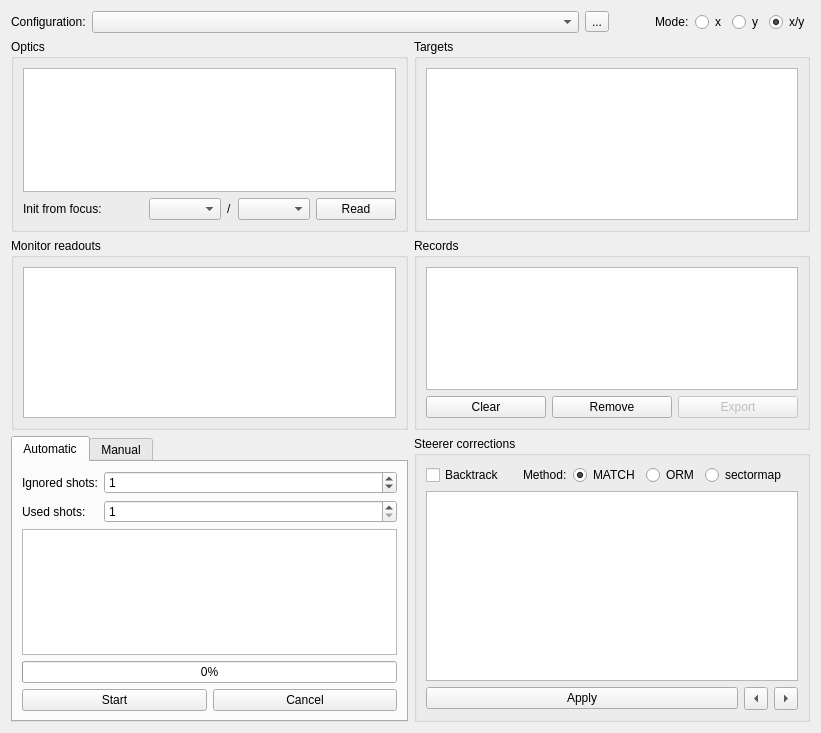
<?xml version="1.0" encoding="UTF-8"?>
<ui version="4.0">
 <class>OpticVariationWidget</class>
 <widget class="QWidget" name="OpticVariationWidget">
  <property name="geometry">
   <rect>
    <x>0</x>
    <y>0</y>
    <width>821</width>
    <height>733</height>
   </rect>
  </property>
  <property name="windowTitle">
   <string>Optic variation method (orbit flattening)</string>
  </property>
  <layout class="QGridLayout" columnstretch="1,1">
   <item row="0" column="0" colspan="2">
    <layout class="QHBoxLayout" name="_2" stretch="0,1,0,0,0,0,0,0">
     <item>
      <widget class="QLabel">
       <property name="text">
        <string>Configuration:</string>
       </property>
      </widget>
     </item>
     <item>
      <widget class="QComboBox" name="configComboBox">
       <property name="sizePolicy">
        <sizepolicy hsizetype="Expanding" vsizetype="Fixed">
         <horstretch>1</horstretch>
         <verstretch>0</verstretch>
        </sizepolicy>
       </property>
      </widget>
     </item>
     <item>
      <widget class="QToolButton" name="editConfigButton">
       <property name="text">
        <string>...</string>
       </property>
      </widget>
     </item>
     <item>
      <spacer>
       <property name="orientation">
        <enum>Qt::Horizontal</enum>
       </property>
       <property name="sizeHint" stdset="0">
        <size>
         <width>40</width>
         <height>20</height>
        </size>
       </property>
      </spacer>
     </item>
     <item>
      <widget class="QLabel">
       <property name="text">
        <string>Mode:</string>
       </property>
      </widget>
     </item>
     <item>
      <widget class="QRadioButton" name="modeXButton">
       <property name="text">
        <string>x</string>
       </property>
       <attribute name="buttonGroup">
        <string notr="true">buttongroup_xy</string>
       </attribute>
      </widget>
     </item>
     <item>
      <widget class="QRadioButton" name="modeYButton">
       <property name="text">
        <string>y</string>
       </property>
       <attribute name="buttonGroup">
        <string notr="true">buttongroup_xy</string>
       </attribute>
      </widget>
     </item>
     <item>
      <widget class="QRadioButton" name="modeXYButton">
       <property name="text">
        <string>x/y</string>
       </property>
       <property name="checked">
        <bool>true</bool>
       </property>
       <attribute name="buttonGroup">
        <string notr="true">buttongroup_xy</string>
       </attribute>
      </widget>
     </item>
    </layout>
   </item>
   <item row="6" column="1">
    <widget class="QGroupBox">
     <property name="title">
      <string>Steerer corrections</string>
     </property>
     <layout class="QVBoxLayout" name="gridLayout_2">
      <item>
       <layout class="QHBoxLayout">
        <item>
         <widget class="QCheckBox" name="backtrackCheckBox">
          <property name="text">
           <string>Backtrack</string>
          </property>
         </widget>
        </item>
        <item>
         <spacer name="horizontalSpacer_2">
          <property name="orientation">
           <enum>Qt::Horizontal</enum>
          </property>
          <property name="sizeHint" stdset="0">
           <size>
            <width>40</width>
            <height>20</height>
           </size>
          </property>
         </spacer>
        </item>
        <item>
         <widget class="QLabel">
          <property name="text">
           <string>Method:</string>
          </property>
         </widget>
        </item>
        <item>
         <widget class="QRadioButton" name="methodMatchButton">
          <property name="text">
           <string>MATCH</string>
          </property>
          <property name="checked">
           <bool>true</bool>
          </property>
          <attribute name="buttonGroup">
           <string notr="true">buttongroup_method</string>
          </attribute>
         </widget>
        </item>
        <item>
         <widget class="QRadioButton" name="methodORMButton">
          <property name="text">
           <string>ORM</string>
          </property>
          <attribute name="buttonGroup">
           <string notr="true">buttongroup_method</string>
          </attribute>
         </widget>
        </item>
        <item>
         <widget class="QRadioButton" name="methodSectormapButton">
          <property name="text">
           <string>sectormap</string>
          </property>
          <attribute name="buttonGroup">
           <string notr="true">buttongroup_method</string>
          </attribute>
         </widget>
        </item>
        <item>
         <spacer>
          <property name="orientation">
           <enum>Qt::Horizontal</enum>
          </property>
          <property name="sizeHint" stdset="0">
           <size>
            <width>40</width>
            <height>20</height>
           </size>
          </property>
         </spacer>
        </item>
       </layout>
      </item>
      <item>
       <widget class="TableView" name="resultsTable">
        <property name="focusPolicy">
         <enum>Qt::ClickFocus</enum>
        </property>
       </widget>
      </item>
      <item>
       <layout class="QHBoxLayout" name="horizontalLayout_3">
        <item>
         <widget class="QPushButton" name="applyButton">
          <property name="text">
           <string>Apply</string>
          </property>
         </widget>
        </item>
        <item>
         <widget class="QToolButton" name="prevButton">
          <property name="text">
           <string>...</string>
          </property>
          <property name="arrowType">
           <enum>Qt::LeftArrow</enum>
          </property>
         </widget>
        </item>
        <item>
         <widget class="QToolButton" name="nextButton">
          <property name="text">
           <string>...</string>
          </property>
          <property name="arrowType">
           <enum>Qt::RightArrow</enum>
          </property>
         </widget>
        </item>
       </layout>
      </item>
     </layout>
    </widget>
   </item>
   <item row="6" column="0">
    <widget class="QTabWidget" name="tabWidget">
     <property name="currentIndex">
      <number>0</number>
     </property>
     <widget class="QWidget" name="tab_2">
      <attribute name="title">
       <string>Automatic</string>
      </attribute>
      <layout class="QGridLayout" name="gridLayout_5">
       <item row="1" column="0">
        <widget class="QPlainTextEdit" name="logEdit">
         <property name="tabChangesFocus">
          <bool>true</bool>
         </property>
         <property name="readOnly">
          <bool>true</bool>
         </property>
        </widget>
       </item>
       <item row="3" column="0">
        <layout class="QHBoxLayout" name="horizontalLayout_2">
         <item>
          <widget class="QPushButton" name="startProcedureButton">
           <property name="text">
            <string>Start</string>
           </property>
          </widget>
         </item>
         <item>
          <widget class="QPushButton" name="abortProcedureButton">
           <property name="text">
            <string>Cancel</string>
           </property>
          </widget>
         </item>
        </layout>
       </item>
       <item row="2" column="0">
        <widget class="QProgressBar" name="progressBar">
         <property name="value">
          <number>0</number>
         </property>
        </widget>
       </item>
       <item row="0" column="0">
        <layout class="QFormLayout" name="formLayout">
         <item row="0" column="0">
          <widget class="QLabel">
           <property name="text">
            <string>Ignored shots:</string>
           </property>
          </widget>
         </item>
         <item row="0" column="1">
          <widget class="QSpinBox" name="numIgnoredSpinBox">
           <property name="value">
            <number>1</number>
           </property>
          </widget>
         </item>
         <item row="1" column="0">
          <widget class="QLabel">
           <property name="text">
            <string>Used shots:</string>
           </property>
          </widget>
         </item>
         <item row="1" column="1">
          <widget class="QSpinBox" name="numUsedSpinBox">
           <property name="minimum">
            <number>1</number>
           </property>
          </widget>
         </item>
        </layout>
       </item>
      </layout>
     </widget>
     <widget class="QWidget" name="manualTabWidget">
      <attribute name="title">
       <string>Manual</string>
      </attribute>
      <layout class="QGridLayout" name="gridLayout_3">
       <item row="0" column="0">
        <layout class="QHBoxLayout" name="horizontalLayout_4">
         <item>
          <widget class="QComboBox" name="opticComboBox"/>
         </item>
         <item>
          <widget class="QPushButton" name="setOpticButton">
           <property name="text">
            <string>Set optic</string>
           </property>
          </widget>
         </item>
        </layout>
       </item>
       <item row="1" column="0">
        <layout class="QGridLayout" name="gridLayout">
         <item row="1" column="0">
          <widget class="QPushButton" name="updateButton">
           <property name="text">
            <string>Update</string>
           </property>
          </widget>
         </item>
         <item row="1" column="2">
          <widget class="QPushButton" name="fitButton">
           <property name="text">
            <string>Fit</string>
           </property>
          </widget>
         </item>
         <item row="1" column="1">
          <widget class="QPushButton" name="recordButton">
           <property name="text">
            <string>Record</string>
           </property>
          </widget>
         </item>
        </layout>
       </item>
      </layout>
     </widget>
    </widget>
   </item>
   <item row="2" column="1">
    <widget class="QGroupBox">
     <property name="title">
      <string>Records</string>
     </property>
     <layout class="QGridLayout" name="gridLayout_6">
      <item row="1" column="0">
       <widget class="QPushButton" name="clearRecordsButton">
        <property name="text">
         <string>Clear</string>
        </property>
       </widget>
      </item>
      <item row="1" column="1">
       <widget class="QPushButton" name="removeRecordsButton">
        <property name="text">
         <string>Remove</string>
        </property>
       </widget>
      </item>
      <item row="1" column="2">
       <widget class="QPushButton" name="exportRecordsButton">
        <property name="enabled">
         <bool>false</bool>
        </property>
        <property name="text">
         <string>Export</string>
        </property>
       </widget>
      </item>
      <item row="0" column="0" colspan="3">
       <widget class="TableView" name="recordsTable">
        <property name="focusPolicy">
         <enum>Qt::ClickFocus</enum>
        </property>
       </widget>
      </item>
     </layout>
    </widget>
   </item>
   <item row="1" column="1">
    <widget class="QGroupBox">
     <property name="title">
      <string>Targets</string>
     </property>
     <layout class="QVBoxLayout">
      <item>
       <widget class="TableView" name="targetsTable">
        <property name="focusPolicy">
         <enum>Qt::ClickFocus</enum>
        </property>
       </widget>
      </item>
     </layout>
    </widget>
   </item>
   <item row="1" column="0">
    <widget class="QGroupBox">
     <property name="title">
      <string>Optics</string>
     </property>
     <layout class="QGridLayout" columnstretch="0,0,0">
      <item row="1" column="1">
       <layout class="QHBoxLayout" name="horizontalLayout">
        <item>
         <widget class="QLabel">
          <property name="text">
           <string>Init from focus:</string>
          </property>
         </widget>
        </item>
        <item>
         <spacer name="horizontalSpacer">
          <property name="orientation">
           <enum>Qt::Horizontal</enum>
          </property>
          <property name="sizeHint" stdset="0">
           <size>
            <width>40</width>
            <height>20</height>
           </size>
          </property>
         </spacer>
        </item>
        <item>
         <widget class="QComboBox" name="read1stFocusComboBox"/>
        </item>
        <item>
         <widget class="QLabel">
          <property name="text">
           <string>/</string>
          </property>
         </widget>
        </item>
        <item>
         <widget class="QComboBox" name="read2ndFocusComboBox"/>
        </item>
       </layout>
      </item>
      <item row="1" column="2">
       <widget class="QPushButton" name="readFocusButton">
        <property name="text">
         <string>Read</string>
        </property>
       </widget>
      </item>
      <item row="0" column="1" colspan="2">
       <widget class="TableView" name="opticsTable"/>
      </item>
     </layout>
    </widget>
   </item>
   <item row="2" column="0">
    <widget class="QGroupBox">
     <property name="title">
      <string>Monitor readouts</string>
     </property>
     <layout class="QGridLayout" name="gridLayout_4">
      <item row="0" column="0">
       <widget class="TableView" name="monitorTable"/>
      </item>
     </layout>
    </widget>
   </item>
  </layout>
 </widget>
 <customwidgets>
  <customwidget>
   <class>TableView</class>
   <extends>QTableView</extends>
   <header>madgui/widget/tableview.h</header>
  </customwidget>
 </customwidgets>
 <resources/>
 <connections/>
 <buttongroups>
  <buttongroup name="buttongroup_method"/>
  <buttongroup name="buttongroup_xy"/>
 </buttongroups>
</ui>
